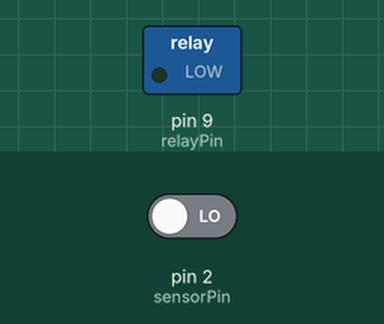
Simulated run of this sketch. Board: Arduino Uno, built with avr-gcc and run on an emulated ATmega328P. Parts: switched loads named in the sketch (green lamp = pin HIGH). The inputs (shaded band) are chosen by the test bench; at power-on: pin 2 (sensorPin) LOW.

Above: at 1.2 s.
1.3 s: pin 2 (sensorPin) driven HIGH
At 2.3 s:
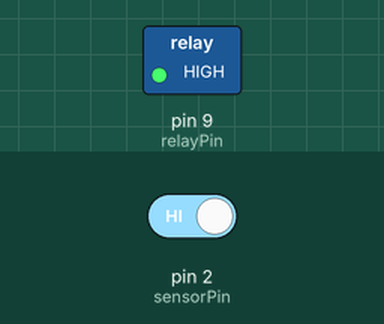
2.8 s: pin 2 (sensorPin) driven LOW
At 3.4 s:
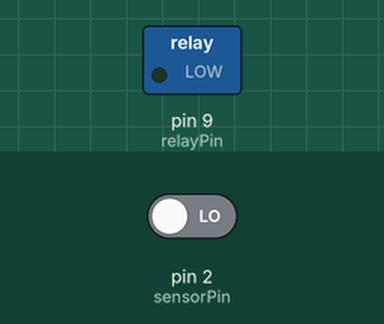
Timing chart, 0 to 5.8 s (numbered marks = the images above; inputs shaded):
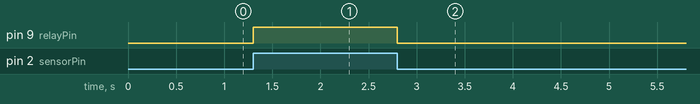

Measured:
- after the input at 1.3 s, pin 9 (relayPin): LOW → HIGH at once
- after the input at 2.8 s, pin 9 (relayPin): HIGH → LOW at once

The sketch:

Piggyback.ino
```cpp
const int relayPin = 9;
const int sensorPin = 2; // Angenommen, der Sensor gibt ein digitales HIGH-Signal aus, wenn der Druck 0,1 Bar erreicht

void setup() {
  pinMode(sensorPin, INPUT);
  pinMode(relayPin, OUTPUT);
  digitalWrite(relayPin, LOW);
}

void loop() {
  if (digitalRead(sensorPin) == HIGH) {
    digitalWrite(relayPin, HIGH);
  } else {
    digitalWrite(relayPin, LOW);
  }
}
```
